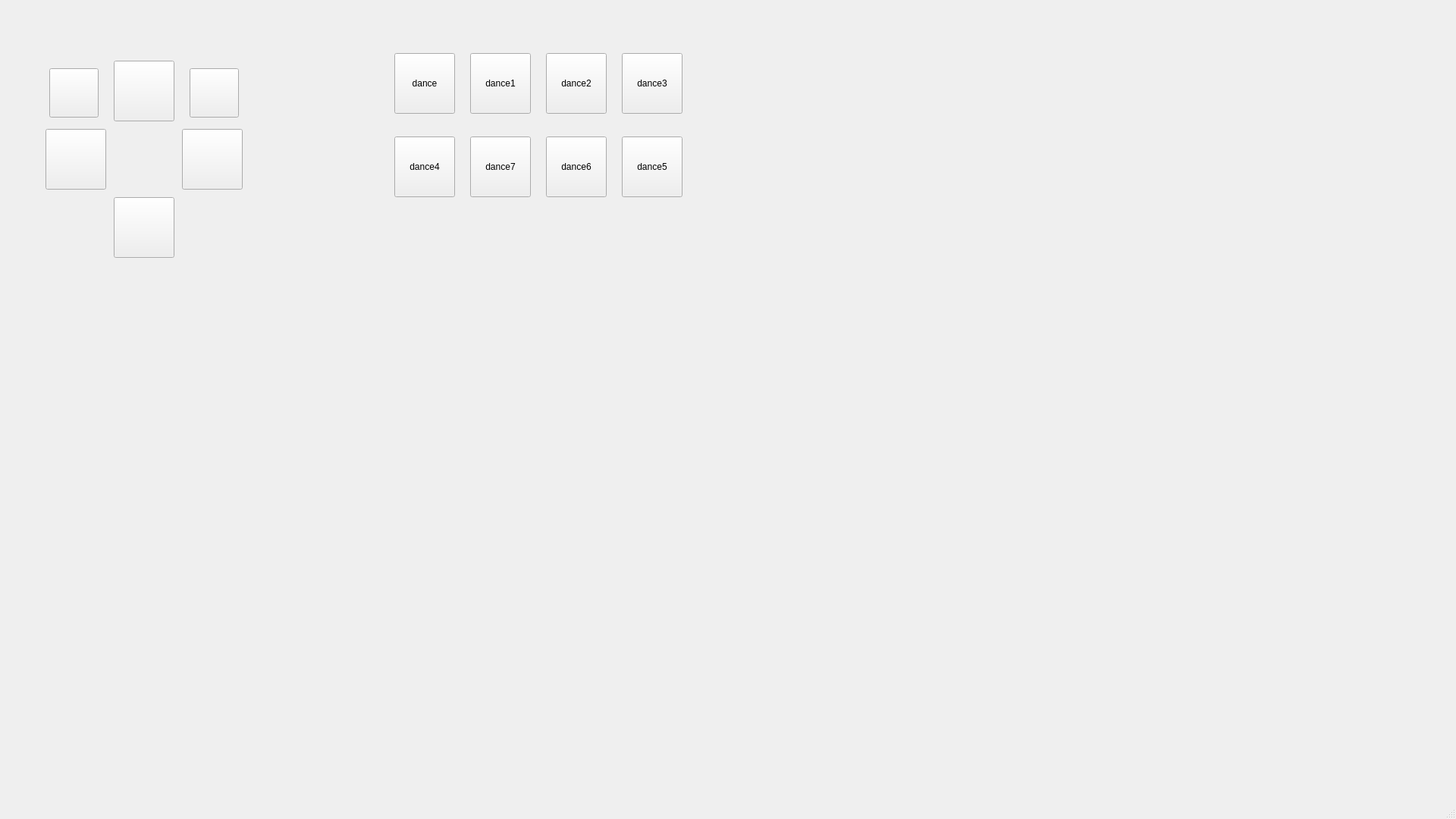
<?xml version="1.0" encoding="UTF-8"?>
<ui version="4.0">
 <class>MainWindow</class>
 <widget class="QMainWindow" name="MainWindow">
  <property name="geometry">
   <rect>
    <x>0</x>
    <y>0</y>
    <width>1920</width>
    <height>1080</height>
   </rect>
  </property>
  <property name="cursor">
   <cursorShape>ArrowCursor</cursorShape>
  </property>
  <property name="windowTitle">
   <string>MainWindow</string>
  </property>
  <widget class="QWidget" name="centralwidget">
   <widget class="QPushButton" name="up">
    <property name="geometry">
     <rect>
      <x>150</x>
      <y>80</y>
      <width>80</width>
      <height>80</height>
     </rect>
    </property>
    <property name="cursor">
     <cursorShape>PointingHandCursor</cursorShape>
    </property>
    <property name="styleSheet">
     <string notr="true"/>
    </property>
    <property name="text">
     <string/>
    </property>
    <property name="icon">
     <iconset>
      <normaloff>image/arrowup.png</normaloff>image/arrowup.png</iconset>
    </property>
    <property name="iconSize">
     <size>
      <width>100</width>
      <height>100</height>
     </size>
    </property>
   </widget>
   <widget class="QPushButton" name="left">
    <property name="geometry">
     <rect>
      <x>60</x>
      <y>170</y>
      <width>80</width>
      <height>80</height>
     </rect>
    </property>
    <property name="cursor">
     <cursorShape>PointingHandCursor</cursorShape>
    </property>
    <property name="styleSheet">
     <string notr="true"/>
    </property>
    <property name="text">
     <string/>
    </property>
    <property name="icon">
     <iconset>
      <normaloff>image/arrowleft.png</normaloff>image/arrowleft.png</iconset>
    </property>
    <property name="iconSize">
     <size>
      <width>100</width>
      <height>100</height>
     </size>
    </property>
   </widget>
   <widget class="QPushButton" name="right">
    <property name="geometry">
     <rect>
      <x>240</x>
      <y>170</y>
      <width>80</width>
      <height>80</height>
     </rect>
    </property>
    <property name="cursor">
     <cursorShape>PointingHandCursor</cursorShape>
    </property>
    <property name="styleSheet">
     <string notr="true"/>
    </property>
    <property name="text">
     <string/>
    </property>
    <property name="icon">
     <iconset>
      <normaloff>image/arrowright.png</normaloff>image/arrowright.png</iconset>
    </property>
    <property name="iconSize">
     <size>
      <width>100</width>
      <height>100</height>
     </size>
    </property>
   </widget>
   <widget class="QPushButton" name="down">
    <property name="geometry">
     <rect>
      <x>150</x>
      <y>260</y>
      <width>80</width>
      <height>80</height>
     </rect>
    </property>
    <property name="cursor">
     <cursorShape>PointingHandCursor</cursorShape>
    </property>
    <property name="styleSheet">
     <string notr="true"/>
    </property>
    <property name="text">
     <string/>
    </property>
    <property name="icon">
     <iconset>
      <normaloff>image/arrowdown.png</normaloff>image/arrowdown.png</iconset>
    </property>
    <property name="iconSize">
     <size>
      <width>100</width>
      <height>100</height>
     </size>
    </property>
   </widget>
   <widget class="QPushButton" name="dance">
    <property name="geometry">
     <rect>
      <x>520</x>
      <y>70</y>
      <width>80</width>
      <height>80</height>
     </rect>
    </property>
    <property name="cursor">
     <cursorShape>PointingHandCursor</cursorShape>
    </property>
    <property name="styleSheet">
     <string notr="true"/>
    </property>
    <property name="text">
     <string>dance</string>
    </property>
   </widget>
   <widget class="QPushButton" name="dance1">
    <property name="geometry">
     <rect>
      <x>620</x>
      <y>70</y>
      <width>80</width>
      <height>80</height>
     </rect>
    </property>
    <property name="cursor">
     <cursorShape>PointingHandCursor</cursorShape>
    </property>
    <property name="styleSheet">
     <string notr="true"/>
    </property>
    <property name="text">
     <string>dance1</string>
    </property>
   </widget>
   <widget class="QPushButton" name="dance2">
    <property name="geometry">
     <rect>
      <x>720</x>
      <y>70</y>
      <width>80</width>
      <height>80</height>
     </rect>
    </property>
    <property name="cursor">
     <cursorShape>PointingHandCursor</cursorShape>
    </property>
    <property name="styleSheet">
     <string notr="true"/>
    </property>
    <property name="text">
     <string>dance2</string>
    </property>
   </widget>
   <widget class="QPushButton" name="dance3">
    <property name="geometry">
     <rect>
      <x>820</x>
      <y>70</y>
      <width>80</width>
      <height>80</height>
     </rect>
    </property>
    <property name="cursor">
     <cursorShape>PointingHandCursor</cursorShape>
    </property>
    <property name="styleSheet">
     <string notr="true"/>
    </property>
    <property name="text">
     <string>dance3</string>
    </property>
   </widget>
   <widget class="QPushButton" name="dance4">
    <property name="geometry">
     <rect>
      <x>520</x>
      <y>180</y>
      <width>80</width>
      <height>80</height>
     </rect>
    </property>
    <property name="cursor">
     <cursorShape>PointingHandCursor</cursorShape>
    </property>
    <property name="styleSheet">
     <string notr="true"/>
    </property>
    <property name="text">
     <string>dance4</string>
    </property>
   </widget>
   <widget class="QPushButton" name="dance5">
    <property name="geometry">
     <rect>
      <x>820</x>
      <y>180</y>
      <width>80</width>
      <height>80</height>
     </rect>
    </property>
    <property name="cursor">
     <cursorShape>PointingHandCursor</cursorShape>
    </property>
    <property name="styleSheet">
     <string notr="true"/>
    </property>
    <property name="text">
     <string>dance5</string>
    </property>
   </widget>
   <widget class="QPushButton" name="dance6">
    <property name="geometry">
     <rect>
      <x>720</x>
      <y>180</y>
      <width>80</width>
      <height>80</height>
     </rect>
    </property>
    <property name="cursor">
     <cursorShape>PointingHandCursor</cursorShape>
    </property>
    <property name="styleSheet">
     <string notr="true"/>
    </property>
    <property name="text">
     <string>dance6</string>
    </property>
   </widget>
   <widget class="QPushButton" name="dance7">
    <property name="geometry">
     <rect>
      <x>620</x>
      <y>180</y>
      <width>80</width>
      <height>80</height>
     </rect>
    </property>
    <property name="cursor">
     <cursorShape>PointingHandCursor</cursorShape>
    </property>
    <property name="styleSheet">
     <string notr="true"/>
    </property>
    <property name="text">
     <string>dance7</string>
    </property>
   </widget>
   <widget class="QPushButton" name="rotate_right">
    <property name="geometry">
     <rect>
      <x>250</x>
      <y>90</y>
      <width>65</width>
      <height>65</height>
     </rect>
    </property>
    <property name="cursor">
     <cursorShape>PointingHandCursor</cursorShape>
    </property>
    <property name="styleSheet">
     <string notr="true"/>
    </property>
    <property name="text">
     <string/>
    </property>
    <property name="icon">
     <iconset>
      <normaloff>image/curveright.png</normaloff>image/curveright.png</iconset>
    </property>
    <property name="iconSize">
     <size>
      <width>65</width>
      <height>65</height>
     </size>
    </property>
   </widget>
   <widget class="QPushButton" name="rotate_left">
    <property name="geometry">
     <rect>
      <x>65</x>
      <y>90</y>
      <width>65</width>
      <height>65</height>
     </rect>
    </property>
    <property name="cursor">
     <cursorShape>PointingHandCursor</cursorShape>
    </property>
    <property name="styleSheet">
     <string notr="true"/>
    </property>
    <property name="text">
     <string/>
    </property>
    <property name="icon">
     <iconset>
      <normaloff>image/curveleft.png</normaloff>image/curveleft.png</iconset>
    </property>
    <property name="iconSize">
     <size>
      <width>65</width>
      <height>65</height>
     </size>
    </property>
   </widget>
  </widget>
  <widget class="QMenuBar" name="menubar">
   <property name="geometry">
    <rect>
     <x>0</x>
     <y>0</y>
     <width>1920</width>
     <height>24</height>
    </rect>
   </property>
  </widget>
  <widget class="QStatusBar" name="statusbar"/>
 </widget>
 <resources/>
 <connections/>
</ui>
